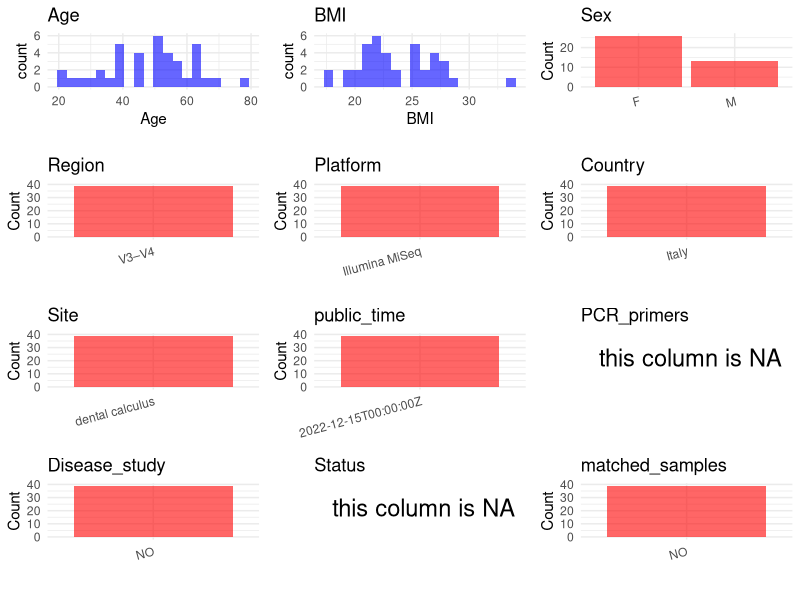

This figure's R source: (Note: this script raises an error after producing the figure.)
## ---- chunk 1
# Load necessary libraries
library(dplyr)
library(ggplot2)
library(cowplot)

# Set working directory (update this path to your local directory)
setwd("D:/studylearning/董彪师兄项目/任务3_20251004/PRJNA828039")

# Read the initial metadata files
initial_meta<-read.csv("SraRunTable.csv",header = T)

# Display the first few rows of the metadata
head(initial_meta)
## ---- chunk 2
# Create a uniform metadata dataframe
metadata <- data.frame(
  BioProject = initial_meta$BioProject,
  Run = initial_meta$Run,
  sample_name = initial_meta$Sample.Name,
  Age = initial_meta$Age,
  BMI = initial_meta$BMI,
  Sex= initial_meta$Sex,
  Region = "V3–V4",
  Platform = initial_meta$Instrument,
  Country = initial_meta$geo_loc_name_country,
  Site = "dental calculus",
  public_time = initial_meta$ReleaseDate,
  stringsAsFactors = FALSE
)
## ---- chunk 3
# Add information obtained from the publication
metadata$PCR_primers <- NA_character_  # Update based on the publication
metadata$title <- "Dental calculus microbiome correlates with dietary intake"
metadata$Disease_study <- "NO"
metadata$Status <- NA_character_

#extract subject id by remove prefix of sample_name
#metadata$sample_name <- gsub("_st|_sal", "", metadata$sample_name)

# Check initial data distribution
cat("Initial sample distribution:\n")
table(metadata$sample_name)
table(metadata$Site)

# Calculate sampling frequency per subject
sample_counts <- table(metadata$sample_name)
cat("\nNumber of samples per subject:\n")
print(sample_counts)

# Create matched_samples column
metadata$matched_samples <- ifelse(metadata$sample_name %in% names(sample_counts[sample_counts >= 2]), "YES", "NO")

cat("\nMatched samples distribution:\n")
table(metadata$matched_samples)

# Identify samples for removal: single samples excluding dental calculus 
single_samples <- names(sample_counts[sample_counts == 1])
samples_to_remove <- metadata$sample_name %in% single_samples & !(metadata$Site %in% c("dental calculus"))

cat("\nNumber of samples to be removed:", sum(samples_to_remove), "\n")

# Remove identified samples
metadata_clean <- metadata[!samples_to_remove, ]

cat("\nFinal sample distribution after cleaning:\n")
table(metadata_clean$sample_name)
table(metadata_clean$Site)
table(metadata_clean$matched_samples)

# Use cleaned dataset for subsequent analysis
metadata <- metadata_clean
## ---- chunk 4
# Check the number of unique runs and sample names
print(paste("Number of unique runs:", length(unique(metadata$Run))))
print(paste("Number of unique sample names:", length(unique(metadata$sample_name))))
## ---- chunk 5
# Select columns for visualization
plot_data <- metadata %>%
  select(-BioProject, -Run, -sample_name, -title)

# Function to create simple plots for each column
create_simple_plots <- function(data) {
  plots <- list()
  
  for (col in colnames(data)) {
    # Check if the column is all NA
    if (all(is.na(data[[col]]))) {
      # Create an empty plot with text indicating all NA
      p <- ggplot() +
        annotate("text", x = 0.5, y = 0.5, label = "this column is NA", size = 6) +
        labs(title = col) +
        theme_void()
    } else if (is.numeric(data[[col]])) {
      # Numeric variable: histogram
      p <- ggplot(data, aes(x = .data[[col]])) +
        geom_histogram(fill = "blue", alpha = 0.6, bins = 20, na.rm = TRUE) +
        labs(title = col) +
        theme_minimal()
    } else {
      # Categorical variable: bar plot (remove NA values)
      count_data <- as.data.frame(table(data[[col]], useNA = "ifany"))
      p <- ggplot(count_data, aes(x = reorder(Var1, -Freq), y = Freq)) +
        geom_col(fill = "red", alpha = 0.6) +
        labs(title = col, x = NULL, y = "Count") +
        theme_minimal() +
        theme(axis.text.x = element_text(angle = 15, hjust = 1))
    }
    plots[[col]] <- p
  }
  
  return(plots)
}

# Generate and arrange plots
plots <- create_simple_plots(plot_data)
p<-plot_grid(plots$Age, 
          plots$BMI, 
          plots$Sex, 
          plots$Region, 
          plots$Platform, 
          plots$Country, 
          plots$Site,
          plots$public_time, 
          plots$PCR_primers,
          plots$Disease_study,
          plots$Status,
          plots$matched_samples,# add 
          ncol = 3, align = "hv", axis = "lb")
ggsave("Metadata_Summary.png", plot = p, width = 8, height = 6, dpi = 150, bg = "white")
## ---- chunk 6
knitr::include_graphics("Metadata_Summary.png")
## ---- chunk 7
# Reorder columns to match the desired format
metadata <- metadata[, c(
  "BioProject", "Run", "sample_name", "Age", "BMI", "Sex", 
  "Region", "Platform", "Country", "Site", "public_time", 
  "PCR_primers", "title", "Disease_study", "Status","matched_samples"
)]

# Export the uniform metadata to a CSV file
write.csv(metadata, file = "metadata.csv", quote = FALSE)
head(metadata)
